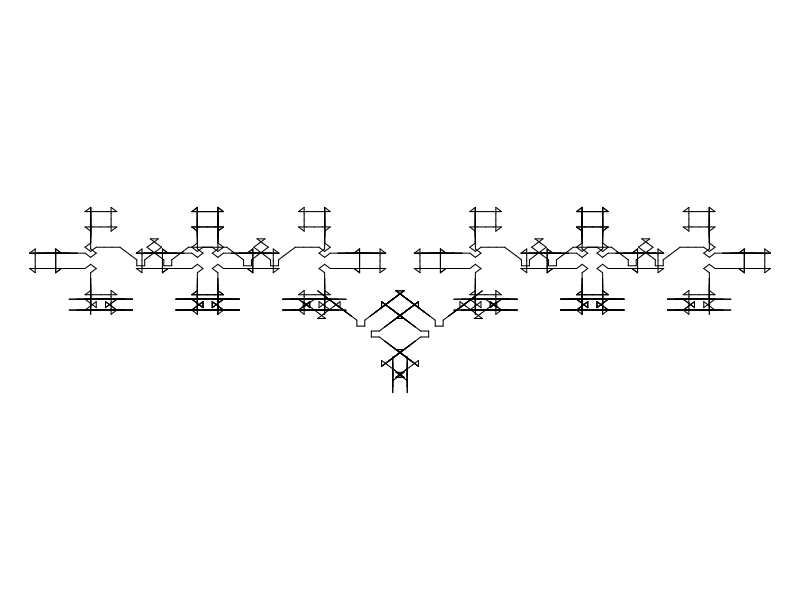

Here is the R script that generated this plot:
getstr = function(start,rules,n){
    st = start
    for(jj in 1:n){
        st2 = ""
        for(i in 1:nchar(st)){
            ch = substr(st,i,i)
            if(!is.null(rules[[ch]])){
                st2 = paste0(st2,rules[[ch]],collapse="")
            } else {
                st2 = paste0(st2,ch,collapse="")
            }
        }
        st = st2
    }
    return(st)
}
getxyc = function(string="AA+AA+AA+A+A",angle=pi/2,angle_initial=pi/2,col="black"){
    switch = 1
    d = angle_initial
    x = 0
    y = 0
    xl = c(x)
    yl = c(y)
    cols = numeric()
    dsave = numeric()
    xsave = numeric()
    ysave = numeric()
    for(i in 1:nchar(string)){
        ch = substr(string,i,i)
        cn = as.integer(charToRaw(ch))
        if(cn>=as.integer(charToRaw("A")) && cn<=as.integer(charToRaw("L"))){
            cols = c(cols,col)
            x = x+cos(d)
            y = y+sin(d)
            xl = c(xl,x)
            yl = c(yl,y)
        }
        if(cn>=as.integer(charToRaw("M")) && cn<=as.integer(charToRaw("Z"))){
            cols = c(cols,"NA")
            x = x+cos(d)
            y = y+sin(d)
            xl = c(xl,x)
            yl = c(yl,y)
        }
        if(cn==as.integer(charToRaw("["))){
            dsave = c(dsave,d)
            xsave = c(xsave,x)
            ysave = c(ysave,y)
        }
        if(cn==as.integer(charToRaw("]"))){
            cols = c(cols,"NA")
            x = xsave[length(xsave)]
            y = ysave[length(ysave)]
            d = dsave[length(dsave)]
            if(length(xsave)>1){
                xsave = xsave[1:(length(xsave)-1)]
                ysave = ysave[1:(length(ysave)-1)]
                dsave = dsave[1:(length(dsave)-1)]
            } else {
                xsave = numeric()
                ysave = numeric()
                dsave = numeric()
            }
            xl = c(xl,x)
            yl = c(yl,y)
        }
        if(cn==as.integer(charToRaw("-"))){
            d = d-angle*switch
        }
        if(cn==as.integer(charToRaw("+"))){
            d = d+angle*switch
        }
        if(cn==as.integer(charToRaw("."))){
            switch = switch*(-1)
        }
    }
    xwid = max(xl)-min(xl)
    ywid = max(yl)-min(yl)
    xmid = (max(xl)+min(xl))/2
    ymid = (max(yl)+min(yl))/2
    wid = max(c(xwid,ywid))
    x2 = (xl-xmid)/wid*2
    y2 = (yl-ymid)/wid*2
    return(list(x2,y2,cols))
}
makeplot = function(xyc,lwd=1){
    x = xyc[[1]]
    y = xyc[[2]]
    c = xyc[[3]]
    plot(0,0,"n",xlim=c(-1,1),ylim=c(-1,1),axes=F,ann=F)
    for(i in 2:length(x)){
        lines(c(x[i-1],x[i]),c(y[i-1],y[i]),col=c[i-1],lwd=lwd)
    }
}

g105= list("A",
           list("A"="BB---A---BB",
                "B"="AAA++++BBCBB++++AAA",
                "C"="ABC-C++A++C-CBA"),
           4,
           45)

fn = paste0("043026/",g105[[1]],"_",paste0(names(g105[[2]]),":",g105[[2]],collapse="_"),"_",g105[[3]],"_",g105[4],".png",collapse="")
# fn = "hi.png"
png(fn,400,400)

s = getstr(g105[[1]],g105[[2]],g105[[3]])
angle = g105[[4]]
xyc = getxyc(s,angle/180*pi,angle_initial=0/180*pi)
par(mar=c(0,0,0,0))
makeplot(xyc,lwd=1)
dev.off()
